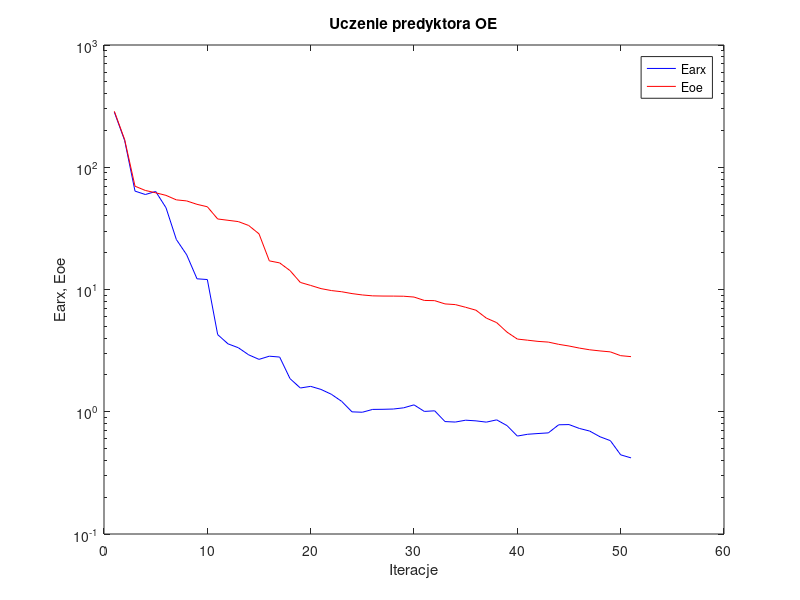
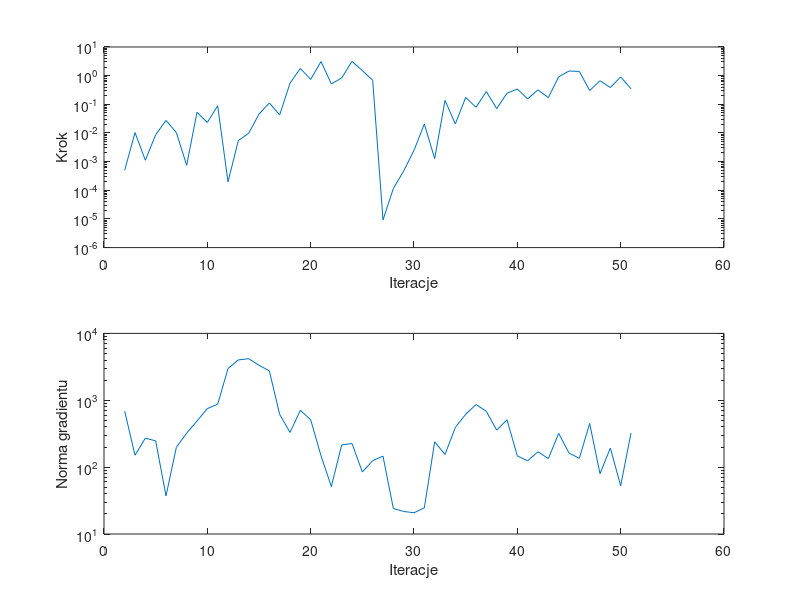

Write the MATLAB code that produced these figures, in order.
%uczenie predyktora oe
clear all;
n=0; farx(n+1)=2.824449e+002; foe(n+1)=2.870212e+002; wspucz(n+1)=0.000000e+000; ng(n+1)=0.000000e+000;
%odnowa zmiennej metryki
n=1; farx(n+1)=1.652991e+002; foe(n+1)=1.681870e+002; krok(n+1)=4.957630e-004; ng(n+1)=6.878361e+002;
n=2; farx(n+1)=6.380879e+001; foe(n+1)=6.999424e+001; krok(n+1)=1.032555e-002; ng(n+1)=1.507948e+002;
n=3; farx(n+1)=5.984110e+001; foe(n+1)=6.458756e+001; krok(n+1)=1.116025e-003; ng(n+1)=2.711254e+002;
n=4; farx(n+1)=6.337674e+001; foe(n+1)=6.182869e+001; krok(n+1)=8.669283e-003; ng(n+1)=2.470844e+002;
n=5; farx(n+1)=4.665497e+001; foe(n+1)=5.888998e+001; krok(n+1)=2.741623e-002; ng(n+1)=3.715404e+001;
n=6; farx(n+1)=2.565619e+001; foe(n+1)=5.410855e+001; krok(n+1)=1.033570e-002; ng(n+1)=1.980171e+002;
n=7; farx(n+1)=1.922839e+001; foe(n+1)=5.304719e+001; krok(n+1)=7.459007e-004; ng(n+1)=3.222049e+002;
n=8; farx(n+1)=1.223235e+001; foe(n+1)=4.973997e+001; krok(n+1)=5.286105e-002; ng(n+1)=4.889185e+002;
n=9; farx(n+1)=1.206508e+001; foe(n+1)=4.751651e+001; krok(n+1)=2.327615e-002; ng(n+1)=7.507761e+002;
n=10; farx(n+1)=4.276355e+000; foe(n+1)=3.775669e+001; krok(n+1)=8.892157e-002; ng(n+1)=8.726842e+002;
n=11; farx(n+1)=3.593527e+000; foe(n+1)=3.682468e+001; krok(n+1)=1.973390e-004; ng(n+1)=2.977522e+003;
n=12; farx(n+1)=3.339638e+000; foe(n+1)=3.593198e+001; krok(n+1)=5.433546e-003; ng(n+1)=4.010966e+003;
n=13; farx(n+1)=2.921766e+000; foe(n+1)=3.339368e+001; krok(n+1)=9.732535e-003; ng(n+1)=4.186749e+003;
n=14; farx(n+1)=2.682521e+000; foe(n+1)=2.853540e+001; krok(n+1)=4.544795e-002; ng(n+1)=3.339016e+003;
n=15; farx(n+1)=2.847680e+000; foe(n+1)=1.714605e+001; krok(n+1)=1.115271e-001; ng(n+1)=2.751121e+003;
n=16; farx(n+1)=2.801584e+000; foe(n+1)=1.650566e+001; krok(n+1)=4.254539e-002; ng(n+1)=6.147337e+002;
n=17; farx(n+1)=1.866690e+000; foe(n+1)=1.428477e+001; krok(n+1)=5.453957e-001; ng(n+1)=3.306243e+002;
n=18; farx(n+1)=1.564330e+000; foe(n+1)=1.142539e+001; krok(n+1)=1.784434e+000; ng(n+1)=7.073934e+002;
n=19; farx(n+1)=1.613454e+000; foe(n+1)=1.079634e+001; krok(n+1)=7.382907e-001; ng(n+1)=5.116263e+002;
n=20; farx(n+1)=1.522859e+000; foe(n+1)=1.016883e+001; krok(n+1)=3.109243e+000; ng(n+1)=1.480318e+002;
n=21; farx(n+1)=1.390050e+000; foe(n+1)=9.803812e+000; krok(n+1)=5.168655e-001; ng(n+1)=5.119782e+001;
n=22; farx(n+1)=1.216453e+000; foe(n+1)=9.587023e+000; krok(n+1)=8.295027e-001; ng(n+1)=2.145244e+002;
n=23; farx(n+1)=9.981812e-001; foe(n+1)=9.259125e+000; krok(n+1)=3.138952e+000; ng(n+1)=2.256951e+002;
n=24; farx(n+1)=9.908389e-001; foe(n+1)=9.025315e+000; krok(n+1)=1.498210e+000; ng(n+1)=8.456973e+001;
n=25; farx(n+1)=1.045234e+000; foe(n+1)=8.872290e+000; krok(n+1)=6.912919e-001; ng(n+1)=1.251240e+002;
%odnowa zmiennej metryki
n=26; farx(n+1)=1.047311e+000; foe(n+1)=8.839160e+000; krok(n+1)=9.254712e-006; ng(n+1)=1.459531e+002;
n=27; farx(n+1)=1.052727e+000; foe(n+1)=8.832150e+000; krok(n+1)=1.151008e-004; ng(n+1)=2.405427e+001;
n=28; farx(n+1)=1.076965e+000; foe(n+1)=8.810076e+000; krok(n+1)=4.698128e-004; ng(n+1)=2.172479e+001;
n=29; farx(n+1)=1.138647e+000; foe(n+1)=8.675528e+000; krok(n+1)=2.474886e-003; ng(n+1)=2.078962e+001;
n=30; farx(n+1)=1.006364e+000; foe(n+1)=8.139021e+000; krok(n+1)=2.047906e-002; ng(n+1)=2.457091e+001;
n=31; farx(n+1)=1.017920e+000; foe(n+1)=8.105827e+000; krok(n+1)=1.276921e-003; ng(n+1)=2.389609e+002;
n=32; farx(n+1)=8.311560e-001; foe(n+1)=7.623048e+000; krok(n+1)=1.372911e-001; ng(n+1)=1.546703e+002;
n=33; farx(n+1)=8.236637e-001; foe(n+1)=7.525112e+000; krok(n+1)=2.065111e-002; ng(n+1)=3.924854e+002;
n=34; farx(n+1)=8.530477e-001; foe(n+1)=7.153463e+000; krok(n+1)=1.738735e-001; ng(n+1)=6.165882e+002;
n=35; farx(n+1)=8.422726e-001; foe(n+1)=6.769628e+000; krok(n+1)=7.866273e-002; ng(n+1)=8.630102e+002;
n=36; farx(n+1)=8.224768e-001; foe(n+1)=5.835035e+000; krok(n+1)=2.800362e-001; ng(n+1)=6.833707e+002;
n=37; farx(n+1)=8.584292e-001; foe(n+1)=5.359764e+000; krok(n+1)=7.104066e-002; ng(n+1)=3.573371e+002;
n=38; farx(n+1)=7.705295e-001; foe(n+1)=4.480154e+000; krok(n+1)=2.421357e-001; ng(n+1)=5.103917e+002;
n=39; farx(n+1)=6.326158e-001; foe(n+1)=3.932243e+000; krok(n+1)=3.404866e-001; ng(n+1)=1.473792e+002;
n=40; farx(n+1)=6.544984e-001; foe(n+1)=3.848436e+000; krok(n+1)=1.548452e-001; ng(n+1)=1.243024e+002;
n=41; farx(n+1)=6.635476e-001; foe(n+1)=3.763875e+000; krok(n+1)=3.202323e-001; ng(n+1)=1.698662e+002;
n=42; farx(n+1)=6.717640e-001; foe(n+1)=3.713744e+000; krok(n+1)=1.713887e-001; ng(n+1)=1.341043e+002;
n=43; farx(n+1)=7.822875e-001; foe(n+1)=3.560475e+000; krok(n+1)=9.110982e-001; ng(n+1)=3.195044e+002;
n=44; farx(n+1)=7.854565e-001; foe(n+1)=3.449687e+000; krok(n+1)=1.447680e+000; ng(n+1)=1.625452e+002;
n=45; farx(n+1)=7.304062e-001; foe(n+1)=3.317772e+000; krok(n+1)=1.404256e+000; ng(n+1)=1.353263e+002;
n=46; farx(n+1)=6.951928e-001; foe(n+1)=3.213202e+000; krok(n+1)=3.015923e-001; ng(n+1)=4.503381e+002;
n=47; farx(n+1)=6.243672e-001; foe(n+1)=3.144768e+000; krok(n+1)=6.658246e-001; ng(n+1)=7.968134e+001;
n=48; farx(n+1)=5.804023e-001; foe(n+1)=3.089202e+000; krok(n+1)=3.839848e-001; ng(n+1)=1.927972e+002;
n=49; farx(n+1)=4.441975e-001; foe(n+1)=2.876525e+000; krok(n+1)=9.001093e-001; ng(n+1)=5.268034e+001;
n=50; farx(n+1)=4.195286e-001; foe(n+1)=2.823615e+000; krok(n+1)=3.477470e-001; ng(n+1)=3.227108e+002;

figure; semilogy(farx,'b'); hold on; semilogy(foe,'r'); xlabel('Iteracje'); ylabel('Earx, Eoe'); legend('Earx','Eoe'); title('Uczenie predyktora OE');
figure; subplot(2,1,1); semilogy(krok); xlabel('Iteracje'); ylabel('Krok');
subplot(2,1,2); semilogy(ng); xlabel('Iteracje'); ylabel('Norma gradientu');
Earx=farx(n+1)
Eoe=foe(n+1)
